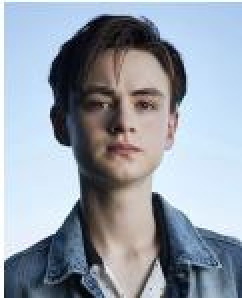
#> input picture dlib_face_recognition/img1/Martell.jpg, 121 x 149 px, given in place of house.jpg, which was not available (shown 2 times larger)
$ jupyter execute --allow-errors 'Open CV_Image_Matching_Method.ipynb'   (text cells are left out)
#> lines starting #> are read from the running program, lines starting #| are printed output that depends on the picture; after the words box and inside, x2 and y2 are one past the last pixel; in counts of white or black regions, pixels touching at a corner belong together; pictures that were not available may be replaced by others from this repository, and a replacement may not be noted
[cell 1]
import cv2
import numpy as np

img = cv2.imread('img/house.jpg')
#> img is the input picture: shape (149, 121, 3); mean B, G, R 170.3, 158.3, 149.2
gray = cv2.cvtColor(img, cv2.COLOR_BGR2GRAY)
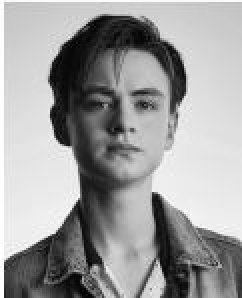
#> gray: shape (149, 121) (shown 2 times larger); min 1, max 255, mean 157

# SIFT 추출기 생성
sift = cv2.xfeatures2d.SIFT_create()
# 키 포인트 검출과 서술자 계산(mask : None)
keypoints, descriptor = sift.detectAndCompute(gray, None)
#> keypoints = 110 keypoints; strongest (x, y, size): (78, 100, 4.5), (89, 45, 6.7), (85, 30, 9.3), (31, 68, 5.3)
print('keypoint:',len(keypoints), 'descriptor:', descriptor.shape)
#| keypoint: 110 descriptor: (110, 128)
print(descriptor)
#> (printed output is left out)

# 키 포인트 그리기(outimg(x),동그라미의 크기를 size와 angle 반영)
img_draw = cv2.drawKeypoints(img, keypoints, None, \
                flags=cv2.DRAW_MATCHES_FLAGS_DRAW_RICH_KEYPOINTS)
# 결과 출력
cv2.imshow('SIFT', img_draw)
cv2.waitKey()
cv2.destroyAllWindows()

[cell 2]
import cv2
import numpy as np

img = cv2.imread('img/house.jpg')
gray = cv2.cvtColor(img, cv2.COLOR_BGR2GRAY)

# SURF 추출기 생성 ( 경계:1000, 피라미드:5, 서술자확장:True, 방향적용:True)
# 경계 값을 100으로, 피라미드 값을 3으로 변경해보기
# => 더 많이 추출되고, 값이 커진다.
#> (the rest of this cell did not finish here and is left out)

[cell 3]
import cv2
import numpy as np

img = cv2.imread('img/house.jpg')
gray = cv2.cvtColor(img, cv2.COLOR_BGR2GRAY)

# ORB 추출기 생성
orb = cv2.ORB_create()
# 키 포인트 검출과 서술자 계산
keypoints, descriptor = orb.detectAndCompute(img, None)
#> keypoints = 182 keypoints; strongest (x, y, size): (77, 98, 31), (35, 74, 31), (32, 72, 31), (39, 98, 31)
# 키 포인트 그리기
img_draw = cv2.drawKeypoints(img, keypoints, None, \
             flags=cv2.DRAW_MATCHES_FLAGS_DRAW_RICH_KEYPOINTS)
# 결과 출력
cv2.imshow('ORB', img_draw)
cv2.waitKey()
cv2.destroyAllWindows()

[cell 4]
import cv2, numpy as np

img1 = cv2.imread('img/taekwonv1.jpg')
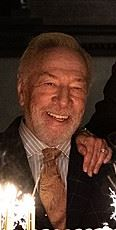
#> input picture dlib_face_recognition/img1/Plummer.jpg, 116 x 230 px, given in place of taekwonv1.jpg, which was not available
#> img1 is the input picture: shape (230, 116, 3); mean B, G, R 44.1, 55.4, 81.9
img2 = cv2.imread('img/figures.jpg')
gray1 = cv2.cvtColor(img1, cv2.COLOR_BGR2GRAY)
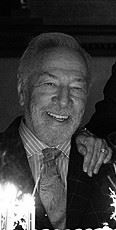
#> gray1: shape (230, 116); min 0, max 255, mean 62
gray2 = cv2.cvtColor(img2, cv2.COLOR_BGR2GRAY)

## SIFT 서술자 추출기 생성 ---①
detector = cv2.xfeatures2d.SIFT_create()
# 각 영상에 대해 키 포인트와 서술자 추출 ---②
kp1, desc1 = detector.detectAndCompute(gray1, None)
#> kp1 = 135 keypoints; strongest (x, y, size): (22, 219, 2), (102, 226, 2.4), (112, 196, 2), (36, 185, 1.9)
kp2, desc2 = detector.detectAndCompute(gray2, None)
#> kp2 has the same summary as kp1

# BFMatcher 생성, L1 거리, 상호 체크 ---③
matcher = cv2.BFMatcher(cv2.NORM_L1, crossCheck=True)
# 매칭 계산 ---④
matches = matcher.match(desc1, desc2)
#> matches = 135 matches
# 매칭 결과 그리기 ---⑤
res = cv2.drawMatches(img1, kp1, img2, kp2, matches, None, \
                      flags=cv2.DRAW_MATCHES_FLAGS_NOT_DRAW_SINGLE_POINTS)
# 결과 출력
cv2.imshow('BFMatcher + SIFT', res)
cv2.waitKey()
cv2.destroyAllWindows()

[cell 5]
import cv2
import numpy as np

img1 = cv2.imread('img/taekwonv1.jpg')
img2 = cv2.imread('img/figures.jpg')
gray1 = cv2.cvtColor(img1, cv2.COLOR_BGR2GRAY)
gray2 = cv2.cvtColor(img2, cv2.COLOR_BGR2GRAY)

# SURF 서술자 추출기 생성 ---①
#> (the rest of this cell did not finish here and is left out)

[cell 6]
import cv2, numpy as np

img1 = cv2.imread('img/taekwonv1.jpg')
img2 = cv2.imread('img/figures.jpg')
gray1 = cv2.cvtColor(img1, cv2.COLOR_BGR2GRAY)
gray2 = cv2.cvtColor(img2, cv2.COLOR_BGR2GRAY)

# SIFT 서술자 추출기 생성 ---①
detector = cv2.ORB_create()
# 각 영상에 대해 키 포인트와 서술자 추출 ---②
kp1, desc1 = detector.detectAndCompute(gray1, None)
#> kp1 = 251 keypoints; strongest (x, y, size): (31, 192, 31), (32, 190, 31), (34, 195, 31), (84, 170, 31)
kp2, desc2 = detector.detectAndCompute(gray2, None)
#> kp2 has the same summary as kp1

# BFMatcher 생성, Hamming 거리, 상호 체크 ---③
matcher = cv2.BFMatcher(cv2.NORM_HAMMING, crossCheck=True)
# 매칭 계산 ---④
matches = matcher.match(desc1, desc2)
#> matches = 251 matches
# 매칭 결과 그리기 ---⑤
res = cv2.drawMatches(img1, kp1, img2, kp2, matches, None, \
                     flags=cv2.DRAW_MATCHES_FLAGS_NOT_DRAW_SINGLE_POINTS)

cv2.imshow('BFMatcher + ORB', res)
cv2.waitKey()
cv2.destroyAllWindows()

[cell 7]
import cv2, numpy as np

img1 = cv2.imread('img/taekwonv1.jpg')
img2 = cv2.imread('img/figures.jpg')
gray1 = cv2.cvtColor(img1, cv2.COLOR_BGR2GRAY)
gray2 = cv2.cvtColor(img2, cv2.COLOR_BGR2GRAY)

# SIFT 생성
detector = cv2.xfeatures2d.SIFT_create()
# 키 포인트와 서술자 추출
kp1, desc1 = detector.detectAndCompute(gray1, None)
#> kp1 = 135 keypoints; strongest (x, y, size): (22, 219, 2), (102, 226, 2.4), (112, 196, 2), (36, 185, 1.9)
kp2, desc2 = detector.detectAndCompute(gray2, None)
#> kp2 has the same summary as kp1

# 인덱스 파라미터와 검색 파라미터 설정 ---①
FLANN_INDEX_KDTREE = 1
index_params = dict(algorithm=FLANN_INDEX_KDTREE, trees=5)
search_params = dict(checks=50) # 검색 파라미터 , 딕셔너리 객체(checks = 검색할 후보수)

# Flann 매처 생성 ---③
matcher = cv2.FlannBasedMatcher(index_params, search_params)
# 매칭 계산 ---④
matches = matcher.match(desc1, desc2)
#> matches = 135 matches
# 매칭 그리기
res = cv2.drawMatches(img1, kp1, img2, kp2, matches, None, \
                flags=cv2.DRAW_MATCHES_FLAGS_NOT_DRAW_SINGLE_POINTS)
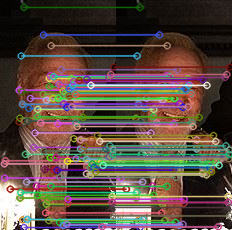
#> res: shape (230, 232, 3); mean B, G, R 67.4, 75.6, 90.4

cv2.imshow('Flann + SIFT', res)
cv2.waitKey()
cv2.destroyAllWindows()

[cell 8]
import cv2, numpy as np

img1 = cv2.imread('img/taekwonv1.jpg')
img2 = cv2.imread('img/figures.jpg')
gray1 = cv2.cvtColor(img1, cv2.COLOR_BGR2GRAY)
gray2 = cv2.cvtColor(img2, cv2.COLOR_BGR2GRAY)

# SURF 생성
#> (the rest of this cell did not finish here and is left out)

[cell 9]
import cv2, numpy as np

img1 = cv2.imread('img/taekwonv1.jpg')
img2 = cv2.imread('img/figures.jpg')
gray1 = cv2.cvtColor(img1, cv2.COLOR_BGR2GRAY)
gray2 = cv2.cvtColor(img2, cv2.COLOR_BGR2GRAY)

# ORB 추출기 생성
detector = cv2.ORB_create()
# 키 포인트와 서술자 추출
kp1, desc1 = detector.detectAndCompute(gray1, None)
#> kp1 = 251 keypoints; strongest (x, y, size): (31, 192, 31), (32, 190, 31), (34, 195, 31), (84, 170, 31)
kp2, desc2 = detector.detectAndCompute(gray2, None)
#> kp2 has the same summary as kp1

# 인덱스 파라미터 설정 ---①
FLANN_INDEX_LSH = 6
index_params= dict(algorithm = FLANN_INDEX_LSH,
                   table_number = 6,
                   key_size = 12,
                   multi_probe_level = 1)
# 검색 파라미터 설정 ---②
search_params=dict(checks=32)  # 검색 파라미터 , 딕셔너리 객체(checks = 검색할 후보수)
# Flann 매처 생성 ---③
matcher = cv2.FlannBasedMatcher(index_params, search_params)
# 매칭 계산 ---④
matches = matcher.match(desc1, desc2)
#> matches = 251 matches
# 매칭 그리기
res = cv2.drawMatches(img1, kp1, img2, kp2, matches, None, \
            flags=cv2.DRAW_MATCHES_FLAGS_NOT_DRAW_SINGLE_POINTS)
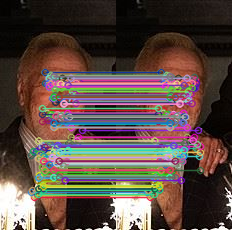
#> res: shape (230, 232, 3); mean B, G, R 67.9, 74, 90.4
# 결과 출력
cv2.imshow('Flann + ORB', res)
cv2.waitKey()
cv2.destroyAllWindows()

#> (a cell that did not finish here is left out)

[cell 11]
import cv2, numpy as np

img1 = cv2.imread('img/taekwonv1.jpg')
img2 = cv2.imread('img/figures.jpg')
gray1 = cv2.cvtColor(img1, cv2.COLOR_BGR2GRAY)
gray2 = cv2.cvtColor(img2, cv2.COLOR_BGR2GRAY)

# ORB로 서술자 추출 ---①
detector = cv2.ORB_create()
kp1, desc1 = detector.detectAndCompute(gray1, None)
kp2, desc2 = detector.detectAndCompute(gray2, None)
# BF-Hamming 생성 ---②
matcher = cv2.BFMatcher(cv2.NORM_HAMMING2)
# knnMatch, k=2 ---③
matches = matcher.knnMatch(desc1, desc2, 2)

# 첫번재 이웃의 거리가 두 번째 이웃 거리의 75% 이내인 것만 추출---④
# 근처에도 매칭 된 것이 있어야 매칭된다는 의미
ratio = 0.75
good_matches = [first for first,second in matches \
                    if first.distance < second.distance * ratio]
#> good_matches = 251 matches

# [5 lines of commented-out code are left out]

print('matches:%d/%d' %(len(good_matches),len(matches)))
#| matches:251/251

# 좋은 매칭만 그리기
res = cv2.drawMatches(img1, kp1, img2, kp2, good_matches, None, \
                    flags=cv2.DRAW_MATCHES_FLAGS_NOT_DRAW_SINGLE_POINTS)
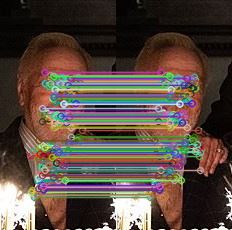
#> res: shape (230, 232, 3); mean B, G, R 64.1, 73.2, 87
# 결과 출력
cv2.imshow('Matching', res)
cv2.waitKey()
cv2.destroyAllWindows()

[cell 12]
import cv2, numpy as np

img1 = cv2.imread('img/taekwonv1.jpg')
img2 = cv2.imread('img/figures.jpg')
gray1 = cv2.cvtColor(img1, cv2.COLOR_BGR2GRAY)
gray2 = cv2.cvtColor(img2, cv2.COLOR_BGR2GRAY)

# ORB, BF-Hamming 로 knnMatch  ---①
detector = cv2.ORB_create()
kp1, desc1 = detector.detectAndCompute(gray1, None)
kp2, desc2 = detector.detectAndCompute(gray2, None)
matcher = cv2.BFMatcher(cv2.NORM_HAMMING2)
matches = matcher.knnMatch(desc1, desc2, 2)

# 이웃 거리의 75%로 좋은 매칭점 추출---②
ratio = 0.75
good_matches = [first for first,second in matches \
                    if first.distance < second.distance * ratio]
print('good matches:%d/%d' %(len(good_matches),len(matches)))
#| good matches:251/251

# 좋은 매칭점의 queryIdx로 원본 영상의 좌표 구하기 ---③
src_pts = np.float32([ kp1[m.queryIdx].pt for m in good_matches ])
#> src_pts = 251 pairs, first value 31 to 84, second value 72 to 197

#위의 코드가 이해 안되면 출력해보기
#print(kp1[m.queryIdx]) #객체
#print(kp1[m.queryIdx].pt) #좌표

# 좋은 매칭점의 trainIdx로 대상 영상의 좌표 구하기 ---④
dst_pts = np.float32([ kp2[m.trainIdx].pt for m in good_matches ])
#> dst_pts has the same summary as src_pts
# 원근 변환 행렬 구하기 ---⑤
mtrx, mask = cv2.findHomography(src_pts, dst_pts)
#> mtrx = [[1, 3.18e-16, -9.57e-14], [2.66e-15, 1, -2.85e-13], [1.4e-17, 4.36e-18, 1]]; mask = 251 values from 1 to 1
# 원본 영상 크기로 변환 영역 좌표 생성 ---⑥
h,w, = img1.shape[:2]
#> h = 230; w = 116
pts = np.float32([ [[0,0]],[[0,h-1]],[[w-1,h-1]],[[w-1,0]] ])
#> pts = [[0, 0], [0, 229], [115, 229], [115, 0]]
# 원본 영상 좌표를 원근 변환  ---⑦
dst = cv2.perspectiveTransform(pts,mtrx)
#> dst = [[-9.57e-14, -2.85e-13], [-2.29e-14, 229], [115, 229], [115, 2.11e-14]]
# 변환 좌표 영역을 대상 영상에 그리기 ---⑧
img2 = cv2.polylines(img2,[np.int32(dst)],True,255,3, cv2.LINE_AA)
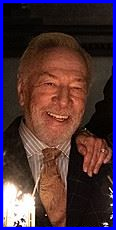
#> img2: shape (230, 116, 3); 10.13% of pixels changed, all inside (x1, y1, x2, y2) = (0, 0, 116, 230)

# 좋은 매칭 그려서 출력 ---⑨
res = cv2.drawMatches(img1, kp1, img2, kp2, good_matches, None, \
                    flags=cv2.DRAW_MATCHES_FLAGS_NOT_DRAW_SINGLE_POINTS)
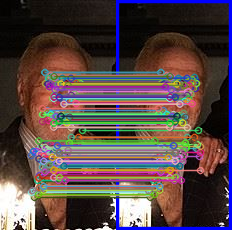
#> res: shape (230, 232, 3); mean B, G, R 71.1, 71.4, 87
cv2.imshow('Matching Homography', res)
cv2.waitKey()
cv2.destroyAllWindows()

[cell 13]
import cv2, numpy as np
# 사진을 불러옵니다.
img1 = cv2.imread('img/restaurant1.jpg') #queryDescriptors - 매칭 기준이 될 디스크립터
img2 = cv2.imread('img/restaurant2.jpg') #trainDescripotrs - 매칭의 대상이 될 디스크립터

#> (the rest of this cell did not finish here and is left out)

[cell 14]
# 두번째 방법 더 편하다.
import cv2
import numpy as np
img1 = cv2.imread('img/restaurant1.jpg')
img2 = cv2.imread('img/restaurant2.jpg')
image = []
image.append(img1)
image.append(img2)
stitcher = cv2.createStitcher()
#> (the rest of this cell did not finish here and is left out)

[cell 15]
import cv2, numpy as np

img1 = None
win_name = 'Camera Matching'
MIN_MATCH = 10
# ORB 검출기 생성  ---①
detector = cv2.ORB_create(1000)
# Flann 추출기 생성 ---②
FLANN_INDEX_LSH = 6
index_params= dict(algorithm = FLANN_INDEX_LSH,
                   table_number = 6,
                   key_size = 12,
                   multi_probe_level = 1)
search_params=dict(checks=32)
matcher = cv2.FlannBasedMatcher(index_params, search_params)
# 카메라 캡쳐 연결 및 프레임 크기 축소 ---③
cap = cv2.VideoCapture(0)
cap.set(cv2.CAP_PROP_FRAME_WIDTH, 640)
cap.set(cv2.CAP_PROP_FRAME_HEIGHT, 480)

while cap.isOpened():
    ret, frame = cap.read()
    if img1 is None:  # 등록된 이미지 없음, 카메라 바이패스
        res = frame
    else:             # 등록된 이미지 있는 경우, 매칭 시작
        img2 = frame
        gray1 = cv2.cvtColor(img1, cv2.COLOR_BGR2GRAY)
        gray2 = cv2.cvtColor(img2, cv2.COLOR_BGR2GRAY)
        # 키포인트와 디스크립터 추출
        kp1, desc1 = detector.detectAndCompute(gray1, None)
        kp2, desc2 = detector.detectAndCompute(gray2, None)
        # k=2로 knnMatch
        matches = matcher.knnMatch(desc1, desc2, 2)
        # 이웃 거리의 75%로 좋은 매칭점 추출---②
        ratio = 0.75
        good_matches = [m[0] for m in matches \
                if len(m) == 2 and m[0].distance < m[1].distance * ratio]
        print('good matches:%d/%d' %(len(good_matches),len(matches)))
        # 모든 매칭점 그리지 못하게 마스크를 0으로 채움
        matchesMask = np.zeros(len(good_matches)).tolist()
        # 좋은 매칭점 최소 갯수 이상 인 경우
        if len(good_matches) > MIN_MATCH:
            # 좋은 매칭점으로 원본과 대상 영상의 좌표 구하기 ---③
            src_pts = np.float32([ kp1[m.queryIdx].pt for m in good_matches ])
            dst_pts = np.float32([ kp2[m.trainIdx].pt for m in good_matches ])
            # 원근 변환 행렬 구하기 ---⑤
            mtrx, mask = cv2.findHomography(src_pts, dst_pts, cv2.RANSAC, 5.0)
            accuracy=float(mask.sum()) / mask.size
            print("accuracy: %d/%d(%.2f%%)"% (mask.sum(), mask.size, accuracy))
            if mask.sum() > MIN_MATCH:  # 정상치 매칭점 최소 갯수 이상 인 경우
                # 이상점 매칭점만 그리게 마스크 설정
                matchesMask = mask.ravel().tolist()
                # 원본 영상 좌표로 원근 변환 후 영역 표시  ---⑦
                h,w, = img1.shape[:2]
                pts = np.float32([ [[0,0]],[[0,h-1]],[[w-1,h-1]],[[w-1,0]] ])
                dst = cv2.perspectiveTransform(pts,mtrx)
                img2 = cv2.polylines(img2,[np.int32(dst)],True,255,3, cv2.LINE_AA)
        # 마스크로 매칭점 그리기 ---⑨
        res = cv2.drawMatches(img1, kp1, img2, kp2, good_matches, None, \
                            matchesMask=matchesMask,
                            flags=cv2.DRAW_MATCHES_FLAGS_NOT_DRAW_SINGLE_POINTS)
    # 결과 출력
    cv2.imshow(win_name, res)
    key = cv2.waitKey(1)
#> (key Esc is pressed here)
    if key == 27:    # Esc, 종료
            break
    elif key == ord(' '): # 스페이스바를 누르면 ROI로 img1 설정
        x,y,w,h = cv2.selectROI(win_name, frame, False)
        if w and h:
            img1 = frame[y:y+h, x:x+w]
else:
    print("can't open camera.")
cap.release()
cv2.destroyAllWindows()

[cell 16]
import numpy as np, cv2

cap = cv2.VideoCapture('img/walking.avi')
fps = cap.get(cv2.CAP_PROP_FPS) # 프레임 수 구하기
delay = int(1000/fps)
# 배경 제거 객체 생성 --- ①
fgbg = cv2.bgsegm.createBackgroundSubtractorMOG()
while cap.isOpened():
    ret, frame = cap.read()
    if not ret:
        break
    # 배경 제거 마스크 계산 --- ②
    fgmask = fgbg.apply(frame)
#> fgmask: shape (149, 121); every value is 0
    cv2.imshow('frame',frame)
    cv2.imshow('bgsub',fgmask)
    if cv2.waitKey(1) & 0xff == 27:
#> (key Esc is pressed here)
        break
cap.release()
cv2.destroyAllWindows()

[cell 17]
import numpy as np, cv2

cap = cv2.VideoCapture('img/walking.avi')
fps = cap.get(cv2.CAP_PROP_FPS) # 프레임 수 구하기
delay = int(1000/fps)
# 배경 제거 객체 생성 --- ①
fgbg = cv2.createBackgroundSubtractorMOG2()
while cap.isOpened():
    ret, frame = cap.read()
    if not ret:
        break
    # 배경 제거 마스크 계산 --- ②
    fgmask = fgbg.apply(frame)
#> fgmask: shape (149, 121); every value is 127
    cv2.imshow('frame',frame)
    cv2.imshow('bgsub',fgmask)
    if cv2.waitKey(delay) & 0xff == 27:
#> (key Esc is pressed here)
        break
cap.release()
cv2.destroyAllWindows()

[cell 18]
import cv2

cap = cv2.VideoCapture(0)               # 0번 카메라 장치 연결 ---①
cap.set(3, 480)
fgbg = cv2.createBackgroundSubtractorMOG2()

while True:
    ret, frame = cap.read()           # 다음 프레임 읽기
    fgmask = fgbg.apply(frame)
    cv2.imshow('camera', fgmask)   # 다음 프레임 이미지 표시
    if cv2.waitKey(1) != -1:    # 1ms 동안 키 입력 대기 ---②
#> (key Esc is pressed here)
        break                   # 아무 키라도 입력이 있으면 중지

cap.release()                           # 자원 반납
cv2.destroyAllWindows()

[cell 19]
import numpy as np, cv2

cap = cv2.VideoCapture('img/walking.avi')
fps = cap.get(cv2.CAP_PROP_FPS) # 프레임 수 구하기
delay = int(1000/fps)
# 추적 경로를 그리기 위한 랜덤 색상
color = np.random.randint(0,255,(200,3))
lines = None  #추적 선을 그릴 이미지 저장 변수
prevImg = None  # 이전 프레임 저장 변수
# calcOpticalFlowPyrLK 중지 요건 설정
# 1. cv2.TERM_CRITERIA_EPS 정확도가 epsilon보다 작으면
#  2. cv2.TERM_CRITERIA_COUNT 최대반복횟수를 채우면
termcriteria =  (cv2.TERM_CRITERIA_EPS | cv2.TERM_CRITERIA_COUNT, 10, 0.03)


while cap.isOpened():
    ret,frame = cap.read()
    if not ret:
        break
    img_draw = frame.copy()
    gray = cv2.cvtColor(frame, cv2.COLOR_BGR2GRAY)
    # 최초 프레임 경우
    if prevImg is None:
        prevImg = gray
        # 추적선 그릴 이미지를 프레임 크기에 맞게 생성
        lines = np.zeros_like(frame)
        # 추적 시작을 위한 코너 검출  ---①
        prevPt = cv2.goodFeaturesToTrack(prevImg, 200, 0.01, 10)
#> prevPt = 55 rows, first 8: [76, 97], [35, 74], [47, 133], [61, 65], [95, 133], [51, 51], [2, 130], [65, 46]
    else:
        nextImg = gray
        # 옵티컬 플로우로 다음 프레임의 코너점  찾기 ---②
        nextPt, status, err = cv2.calcOpticalFlowPyrLK(prevImg, nextImg, \
                                        prevPt, None, criteria=termcriteria) # criteria : 반복탐색중지요건
        # 대응점이 있는 코너, 움직인 코너 선별 ---③
        prevMv = prevPt[status==1]
        nextMv = nextPt[status==1]
        for i,(p, n) in enumerate(zip(prevMv, nextMv)):
            px,py = p.ravel() #배열을 펴준다.
            nx,ny = n.ravel()
            # 이전 코너와 새로운 코너에 선그리기 ---④
            cv2.line(lines, (px, py), (nx,ny), color[i].tolist(), 2)
            # 새로운 코너에 점 그리기
            cv2.circle(img_draw, (nx,ny), 2, color[i].tolist(), -1)
        # 누적된 추적 선을 출력 이미지에 합성 ---⑤
        img_draw = cv2.add(img_draw, lines)
        # 다음 프레임을 위한 프레임과 코너점 이월
        prevImg = nextImg
        prevPt = nextMv.reshape(-1,1,2)

    cv2.imshow('OpticalFlow-LK', img_draw)
    key = cv2.waitKey(delay)
#> (key Esc is pressed here)
    if key == 27 : # Esc:종료
        break
    elif key == 8: # Backspace:추적 이력 지우기
        prevImg = None
cv2.destroyAllWindows()
cap.release()

[cell 20]
import numpy as np, cv2

roi_hist = None     # 추적 객체 히스토그램 저장 변수
win_name = 'Camshift Tracking'
termination =  (cv2.TERM_CRITERIA_EPS | cv2.TERM_CRITERIA_COUNT, 10, 1)

cap = cv2.VideoCapture(0)
cap.set(cv2.CAP_PROP_FRAME_WIDTH, 640)
cap.set(cv2.CAP_PROP_FRAME_HEIGHT, 480)
while cap.isOpened():
    ret, frame = cap.read()
    img_draw = frame.copy()

    if roi_hist is not None:  # 추적 대상 객체 히스토그램 등록 됨
        # 전체 영상 hsv 컬로 변환 ---①
        hsv = cv2.cvtColor(frame, cv2.COLOR_BGR2HSV)
        # 전체 영상 히스토그램과 roi 히스트그램 역투영 ---②
        dst = cv2.calcBackProject([hsv], [0], roi_hist, [0,180], 1)
        # 역 투영 결과와 초기 추적 위치로 평균 이동 추적 ---③
        ret, (x,y,w,h) = cv2.CamShift(dst, (x,y,w,h), termination)
        # 새로운 위치에 사각형 표시 ---④
        cv2.rectangle(img_draw, (x,y), (x+w, y+h), (0,255,0), 2)
        # 컬러 영상과 역투영 영상을 통합해서 출력
        result = np.hstack((img_draw, cv2.cvtColor(dst, cv2.COLOR_GRAY2BGR)))
    else:  # 추적 대상 객체 히스토그램 등록 안됨
        cv2.putText(img_draw, "Hit the Space to set target to track", \
                (10,30),cv2.FONT_HERSHEY_SIMPLEX, 1, (0,0,255), 1, cv2.LINE_AA)
#> img_draw: shape (149, 121, 3); 3.74% of pixels changed, all inside (x1, y1, x2, y2) = (13, 8, 116, 32)
        result = img_draw

    cv2.imshow(win_name, result)
    key = cv2.waitKey(1) & 0xff
#> (key Esc is pressed here)
    if  key == 27: # Esc
        break
    elif key == ord(' '): # 스페이스-바, ROI 설정
        x,y,w,h = cv2.selectROI(win_name, frame, False)
        if w and h :    # ROI가 제대로 설정됨
            # 초기 추적 대상 위치로 roi 설정 --- ⑤
            roi = frame[y:y+h, x:x+w]
            # roi를 HSV 컬러로 변경 ---⑥
            roi = cv2.cvtColor(roi, cv2.COLOR_BGR2HSV)
            mask = None
            # roi에 대한 히스토그램 계산 ---⑦
            roi_hist = cv2.calcHist([roi], [0], mask, [180], [0,180])
            cv2.normalize(roi_hist, roi_hist, 0, 255, cv2.NORM_MINMAX)
        else:                       # ROI 설정 안됨
            roi_hist = None
else:
    print('no camera!')
cap.release()
cv2.destroyAllWindows()

[cell 21]
import cv2

# 트랙커 객체 생성자 함수 리스트 ---①
#> (the rest of this cell did not finish here and is left out)

[cell 22]
import cv2 , glob, numpy as np

# 검색 설정 변수 ---①
ratio = 0.7
MIN_MATCH = 10
# ORB 특징 검출기 생성 ---②
detector = cv2.ORB_create()
# Flann 매칭기 객체 생성 ---③
FLANN_INDEX_LSH = 6
index_params= dict(algorithm = FLANN_INDEX_LSH,
                   table_number = 6,
                   key_size = 12,
                   multi_probe_level = 1)
search_params=dict(checks=32)
matcher = cv2.FlannBasedMatcher(index_params, search_params)

# 책 표지 검색 함수 ---④
def serch(img):
    gray1 = cv2.cvtColor(img, cv2.COLOR_BGR2GRAY)
    kp1, desc1 = detector.detectAndCompute(gray1, None)

    results = {}
    # 책 커버 보관 디렉토리 경로 ---⑤
    cover_paths = glob.glob('img/books/*.*')
    for cover_path in cover_paths:
        cover = cv2.imread(cover_path)
        cv2.imshow('Searching...', cover) # 검색 중인 책 표지 표시 ---⑥
        cv2.waitKey(5)
        gray2 = cv2.cvtColor(cover, cv2.COLOR_BGR2GRAY)
        kp2, desc2 = detector.detectAndCompute(gray2, None) # 특징점 검출 ---⑦
        matches = matcher.knnMatch(desc1, desc2, 2) # 특징점 매칭 ---⑧
        # 좋은 매칭 선별 ---⑨
        good_matches = [m[0] for m in matches \
                    if len(m) == 2 and m[0].distance < m[1].distance * ratio]
        if len(good_matches) > MIN_MATCH:
            # 좋은 매칭점으로 원본과 대상 영상의 좌표 구하기 ---⑩
            src_pts = np.float32([ kp1[m.queryIdx].pt for m in good_matches ])
            dst_pts = np.float32([ kp2[m.trainIdx].pt for m in good_matches ])
            # 원근 변환 행렬 구하기 ---⑪
            mtrx, mask = cv2.findHomography(src_pts, dst_pts, cv2.RANSAC, 5.0)
            # 원근 변환 결과에서 정상치 비율 계산 ---⑫
            accuracy=float(mask.sum()) / mask.size
            results[cover_path] = accuracy
    cv2.destroyWindow('Searching...')
    if len(results) > 0:
        results = sorted([(v,k) for (k,v) in results.items() \
                    if v > 0], reverse=True)
    return results

cap = cv2.VideoCapture(0)
qImg = None
while cap.isOpened():
    ret, frame = cap.read()
    if not ret:
        print('No Frame!')
        break
    h, w = frame.shape[:2]
#> h = 149; w = 121
    # 화면에 책을 인식할 영역 표시 ---⑬
    left = w // 3
#> left = 40
    right = (w // 3) * 2
#> right = 80
    top = (h // 2) - (h // 3)
#> top = 25
    bottom = (h // 2) + (h // 3)
    cv2.rectangle(frame, (left,top), (right,bottom), (255,255,255), 3)
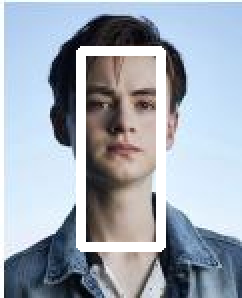
#> frame: shape (149, 121, 3) (shown 2 times larger); 7.59% of pixels changed, all inside (x1, y1, x2, y2) = (38, 23, 83, 126)

    # 거울 처럼 보기 좋게 화면 뒤집어 보이기
    flip = cv2.flip(frame,1)
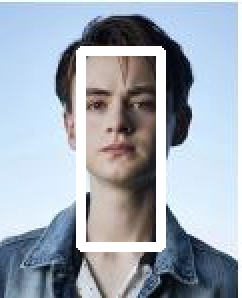
#> flip: shape (149, 121, 3) (shown 2 times larger); mean B, G, R 181.9, 170.1, 160.7
    cv2.imshow('Book Searcher', flip)
    key = cv2.waitKey(10)
#> (key Esc is pressed here)
    if key == ord(' '): # 스페이스-바를 눌러서 사진 찍기
        qImg = frame[top:bottom , left:right]
        cv2.imshow('query', qImg)
        break
    elif key == 27 : #Esc
        break
else:
    print('No Camera!!')
cap.release()

if qImg is not None:
    gray = cv2.cvtColor(qImg, cv2.COLOR_BGR2GRAY)
    results = serch(qImg)
    if len(results) == 0 :
        print("No matched book cover found.")
    else:
        for( i, (accuracy, cover_path)) in enumerate(results):
            print(i, cover_path, accuracy)
            if i==0:
                cover = cv2.imread(cover_path)
                cv2.putText(cover, ("Accuracy:%.2f%%"%(accuracy*100)), (10,100), \
                             cv2.FONT_HERSHEY_SIMPLEX, 1, (0,255,0), 2, cv2.LINE_AA)
    cv2.imshow('Result', cover)
cv2.waitKey()
cv2.destroyAllWindows()
